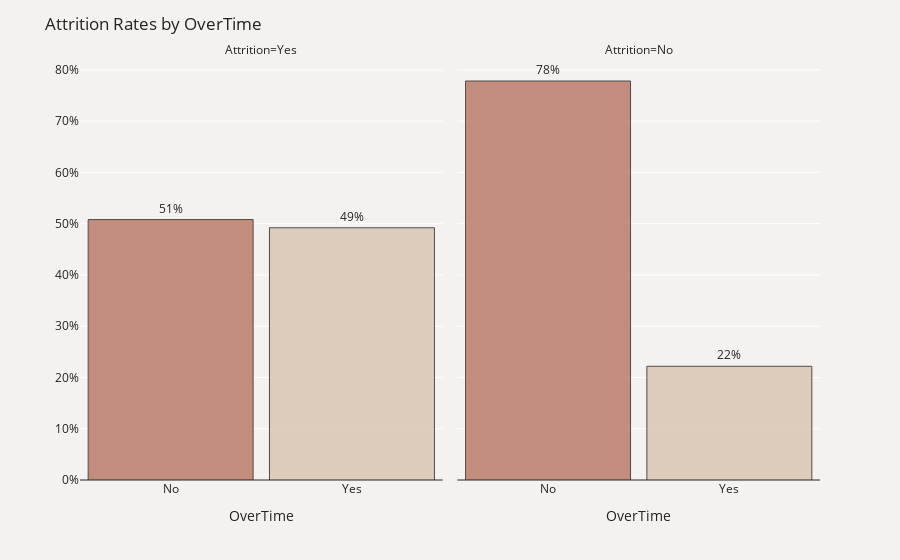

The cell this chart's notebook holds for it:
### Markdown cell above
## OverTime

### Code cell
plot_df = df.groupby(['Attrition'])['OverTime'].value_counts(normalize=True)
plot_df = plot_df.mul(100).rename('Percent').reset_index().sort_values('OverTime')
# plot_df.JobSatisfaction=pd.Categorical(plot_df.JobSatisfaction).rename_categories(
#     {1:'Poor', 2:'Neutral', 3:'Good', 4:'Excellent'})
fig = px.bar(plot_df, x='OverTime', y='Percent', text='Percent', opacity=0.8,
             facet_col="Attrition", category_orders={"Attrition": ["Yes", "No"]})
fig.update_traces(texttemplate='%{text:.2s}%', textposition='outside', 
                  marker_color=['#B6735F', '#D7C2B0', '#497B7A', '#9EB5A3'],
                  marker_line=dict(width=1, color='#28221D'))
fig.update_yaxes(title="",zeroline=True, zerolinewidth=1, zerolinecolor='#28221D', ticksuffix='%')
fig.update_layout(title_text='Attrition Rates by OverTime', bargap=.09,font_color='#28221D',
                  xaxis_title='OverTime',paper_bgcolor='#F4F2F0', plot_bgcolor='#F4F2F0')
fig.show()

### Figure 1 — Plotly figure (JSON) as saved in the notebook; plotly's stock layout.template omitted (floating-point values rounded to 4 significant figures)
{"data": [{"alignmentgroup": "True", "hovertemplate": "Attrition=Yes<br>OverTime=%{x}<br>Percent=%{text}<extra></extra>", "legendgroup": "", "marker": {"color": ["#B6735F", "#D7C2B0", "#497B7A", "#9EB5A3"], "line": {"color": "#28221D", "width": 1}, "opacity": 0.8, "pattern": {"shape": ""}}, "name": "", "offsetgroup": "", "orientation": "v", "showlegend": false, "text": [50.8, 49.2], "textposition": "outside", "texttemplate": "%{text:.2s}%", "type": "bar", "x": ["No", "Yes"], "xaxis": "x", "y": [50.8, 49.2], "yaxis": "y"}, {"alignmentgroup": "True", "hovertemplate": "Attrition=No<br>OverTime=%{x}<br>Percent=%{text}<extra></extra>", "legendgroup": "", "marker": {"color": ["#B6735F", "#D7C2B0", "#497B7A", "#9EB5A3"], "line": {"color": "#28221D", "width": 1}, "opacity": 0.8, "pattern": {"shape": ""}}, "name": "", "offsetgroup": "", "orientation": "v", "showlegend": false, "text": [77.82, 22.18], "textposition": "outside", "texttemplate": "%{text:.2s}%", "type": "bar", "x": ["No", "Yes"], "xaxis": "x2", "y": [77.82, 22.18], "yaxis": "y2"}], "layout": {"annotations": [{"font": {}, "showarrow": false, "text": "Attrition=Yes", "x": 0.245, "xanchor": "center", "xref": "paper", "y": 1, "yanchor": "bottom", "yref": "paper"}, {"font": {}, "showarrow": false, "text": "Attrition=No", "x": 0.755, "xanchor": "center", "xref": "paper", "y": 1, "yanchor": "bottom", "yref": "paper"}], "bargap": 0.09, "barmode": "relative", "font": {"color": "#28221D"}, "legend": {"tracegroupgap": 0}, "margin": {"t": 60}, "paper_bgcolor": "#F4F2F0", "plot_bgcolor": "#F4F2F0", "title": {"text": "Attrition Rates by OverTime"}, "xaxis": {"anchor": "y", "domain": [0, 0.49], "title": {"text": "OverTime"}}, "xaxis2": {"anchor": "y2", "domain": [0.51, 1], "matches": "x", "title": {"text": "OverTime"}}, "yaxis": {"anchor": "x", "domain": [0, 1], "ticksuffix": "%", "title": {"text": ""}, "zeroline": true, "zerolinecolor": "#28221D", "zerolinewidth": 1}, "yaxis2": {"anchor": "x2", "domain": [0, 1], "matches": "y", "showticklabels": false, "ticksuffix": "%", "title": {"text": ""}, "zeroline": true, "zerolinecolor": "#28221D", "zerolinewidth": 1}}}
